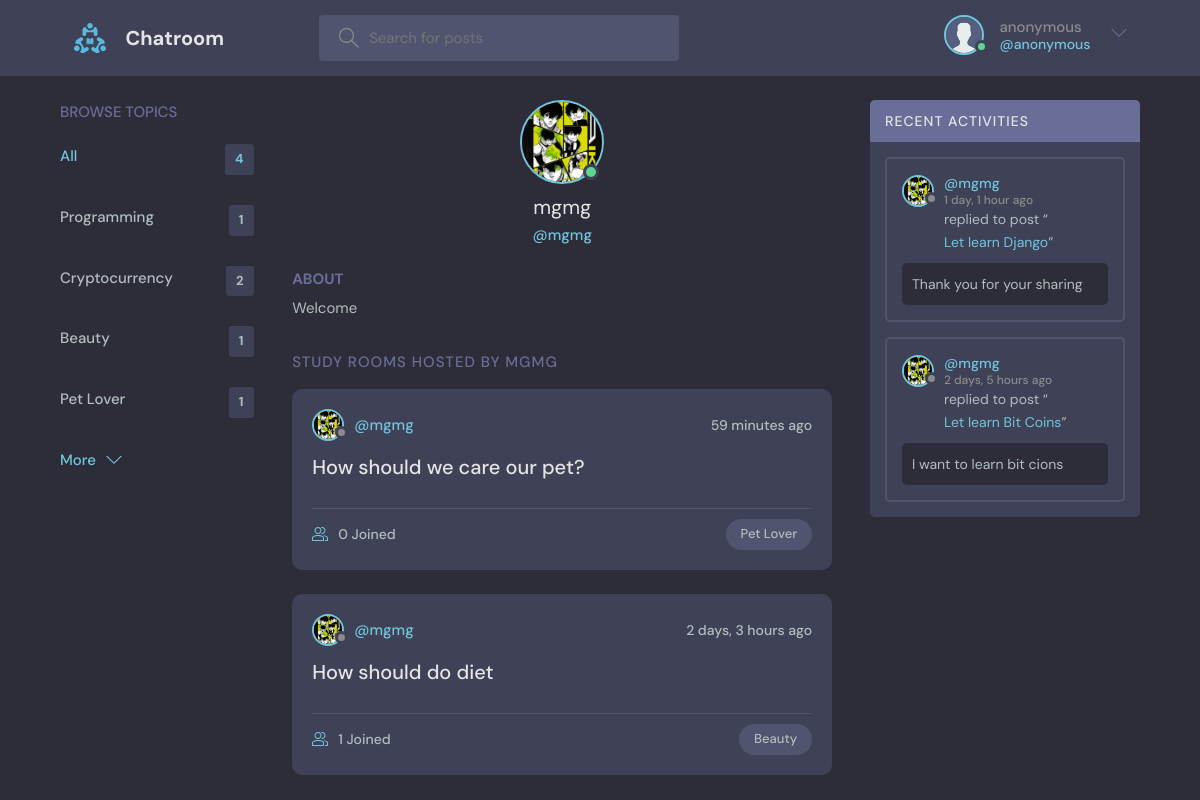
Page /userprofile/1 (signed in) on the committed database.
### chatroom/models.py (models this page shows, shortened)
class CustomUser(AbstractBaseUser, PermissionsMixin):
    email = models.EmailField(blank=True, default='', unique=True)
    name = models.CharField(max_length=250, blank=True,)
    user_bio = models.TextField(blank=True, null=True)
    user_profile = models.ImageField(upload_to="userprofile", null=True, default="userprofile/avatar.svg")
    is_active = models.BooleanField(default=True)
    is_superuser = models.BooleanField(default=True)
    is_staff = models.BooleanField(default=True)
    joined_date = models.DateTimeField(default=timezone.now)
    last_login = models.DateTimeField(blank=True, null=True)
    objects = CustomUserManager()
    USERNAME_FIELD = 'email'
    EMAIL_FIELD = 'email'
    REQUIRED_FIELDS = []
    class Meta:
        verbose_name = 'User'
        verbose_name_plural = 'Users'

class Topic(models.Model):
    name = models.CharField(max_length=300)

class Room(models.Model):
    host = models.ForeignKey(CustomUser, related_name='username', on_delete=models.SET_NULL, null=True)
    topic = models.ForeignKey(Topic, related_name='topicname',on_delete=models.SET_NULL, null=True)
    name = models.CharField(max_length=200)
    description = models.TextField(null=True, blank=True)
    members = models.ManyToManyField(settings.AUTH_USER_MODEL, related_name='members', blank=True)
    updated = models.DateTimeField(auto_now=True)
    created = models.DateTimeField(auto_now_add=True)
    class Meta:
        ordering = ['-updated', '-created']
    def __str__(self) -> str:
        return self.name

class Message(models.Model):
    user = models.ForeignKey(CustomUser, related_name='usermessage', on_delete=models.CASCADE)
    room = models.ForeignKey(Room, related_name='roommessage', on_delete=models.CASCADE)
    comment = models.TextField()
    updated = models.DateTimeField(auto_now=True)
    created = models.DateTimeField(auto_now_add=True)
    class Meta:
        ordering = ['-updated', '-created']

### chatroom/views.py (the view)
# urls.py: path('userprofile/<int:id>', views.UserProfile, name='userprofile'),
@login_required(login_url='login')
def UserProfile(request,id):
    user = CustomUser.objects.get(id=id)
    rooms = user.username.all()
    room_messages = user.usermessage.all()
    topics = Topic.objects.all()
    context = {
        'user' : user,
        'rooms' : rooms,
        'room_messages' : room_messages,
        'topics' : topics
    }
    return render(request, 'userprofile.html', context)

### chatroom/templates/userprofile.html
{% extends 'main.html' %}
{% block content %}
  <main class="profile-page layout layout--3">
    <div class="container">
      {% include 'topics_list.html' %}
      <div class="roomList">
        <div class="profile">
          <div class="profile__avatar">
            <div class="avatar avatar--large active">
              <img src="{{ user.user_profile.url }}" />
            </div>
          </div>
          {% if request.user == user %}
          <div class="profile__info">
            {% if request.user.name %}
            <h3>{{user.name}}</h3>
            <p>@{{user.name}}</p>
            {% else %}
            <h3>{{user.email}}</h3>
            <p>@{{user.email}}</p>
            {% endif %}
            <a href="{% url 'updateuser' request.user.id %}" class="btn btn--main btn--pill">Edit Profile</a>
          </div>
          {% else %}
          <div class="profile__info">
            {% if user.name %}
              <h3>{{user.name}}</h3>
              <p>@{{user.name}}</p>
            {% else %}
            <h3>anonymous</h3>
            <p>@anonymous</p>
            {% endif %}
          </div>
          {% endif %}
          {% if user.user_bio  %}
          <div class="profile__about">
            <h3>About</h3>
            <p>
                {{ user.user_bio}}
           </p>
          </div>
          {% endif %}
        </div>
        <div class="roomList__header">
          <div>
            <h2>Study Rooms Hosted by {{user.name}}</a>
            </h2>
          </div>
        </div>
        {% include 'room_list.html' %}
      </div>
      {% include 'activities_list.html' %}
    </div>
  </main>
{% endblock %}

### templates/header.html (shortened to what this page needs)
{% load static %}
<header class="header header--loggedIn">
    <div class="container">
        <a href="{% url 'home' %}" class="header__logo">
            <img src="{% static 'images/logo.svg' %}" />
            <h1>Chatroom</h1>
        </a>
        <form class="header__search" method="GET" action="{% url 'home' %}">
            <label>
                <input name="search" placeholder="Search for posts" />
            </label>
        </form>
        <nav class="header__menu">
            {% if request.user.is_authenticated %}
            <div class="header__user">
                <a href="{% url 'userprofile' request.user.id %}">
                    <div class="avatar avatar--medium active">
                        <img src="{{request.user.user_profile.url}}" />
                    </div>
                    <p>
                        {% if request.user.name %}
                            {{ request.user.name }} <span>@{{ request.user.name }}</span>
                        {% else %}
                            anonymous <span>@anonymous</span>
                        {% endif %}
                    </p>
                </a>
                <button class="dropdown-button">
                    <svg version="1.1" xmlns="http://www.w3.org/2000/svg" width="32" height="32" viewBox="0 0 32 32">
                        <title>chevron-down</title>
                        <path d="M16 21l-13-13h-3l16 16 16-16h-3l-13 13z"></path>
                    </svg>
                </button>
            </div>
            {% else %}
            <a href="{% url 'login' %}">
                <img src="{% static 'images/avatar.svg' %}" />
                <p>Login</p>
            </a>
            {% endif %}
        </nav>
    </div>
</header>

### chatroom/templates/topics_list.html
<div class="topics">
    <div class="topics__header">
      <h2>Browse Topics</h2>
    </div>
    <ul class="topics__list">
      <li>
        <a href="{% url 'home' %}" class="active">All <span>{{ topics.count }}</span></a>
      </li>
      {% for topic in topics %}
      <li>
        <a href="{% url 'home' %}?search={{topic.name}}"> {{ topic.name }} <span> {{ topic.topicname.all.count }} </span></a>
      </li>
      {% endfor %}
    </ul>
    <a class="btn btn--link" href="{% url 'topics' %}">
      More
      <svg version="1.1" xmlns="http://www.w3.org/2000/svg" width="32" height="32" viewBox="0 0 32 32">
        <title>chevron-down</title>
        <path d="M16 21l-13-13h-3l16 16 16-16h-3l-13 13z"></path>
      </svg>
    </a>
  </div>

### chatroom/templates/room_list.html (shortened to what this page needs)
{% for room in rooms %}
<div class="roomListRoom">
    <div class="roomListRoom__header">
      <a href="{% url 'userprofile' room.host.id %}" class="roomListRoom__author">
        <div class="avatar avatar--small">
          <img src="{{room.host.user_profile.url}}" />
        </div>
        {% if room.host.name %}
            <span>@{{room.host.name}}</span>
        {% else %}
            <span>@anonymous</span>
        {% endif %}
      </a>
      <div class="roomListRoom__actions">
        <span>{{room.created|timesince}} ago</span>
      </div>
    </div>
    <div class="roomListRoom__content">
      <a href="{% url 'room' room.id %}">{{room.name}}</a>
    </div>
    <div class="roomListRoom__meta">
      <a href="{% url 'room' room.id %}" class="roomListRoom__joined">
        {{room.members.all.count}} Joined
      </a>
      <p class="roomListRoom__topic">{{room.topic.name}}</p>
    </div>
  </div>
{% endfor %}

### chatroom/templates/activities_list.html (shortened to what this page needs)
<div class="activities">
    <div class="activities__header">
    <h2>Recent Activities</h2>
    </div>
    {% for message in room_messages %}
    <div class="activities__box">
      <div class="activities__boxHeader roomListRoom__header">
        <a href="{% url 'userprofile' message.user.id %}" class="roomListRoom__author">
          <div class="avatar avatar--small">
            <img src="{{ message.user.user_profile.url}}" />
          </div>
          <p>
            {% if message.user.name %}
              @{{ message.user.name }}
            {% else %}
              @anonymous
            {% endif %}
            <span>{{ message.created|timesince }} ago</span>
          </p>
        </a>
      </div>
      <div class="activities__boxContent">
        <p>replied to post “<a href="{% url 'room' message.room.id %}">{{message.room}}</a>”</p>
        <div class="activities__boxRoomContent">
          {{ message.comment|truncatewords:9}}
        </div>
      </div>
    </div>
    {% endfor %}
  </div>

### rows in the picture
CustomUser: user.user_profile (placeholder picture)
Topic: name "Programming", topicname.all.count "1"
Topic: name "Cryptocurrency", topicname.all.count "2"
Topic: name "Beauty", topicname.all.count "1"
Topic: name "Pet Lover", topicname.all.count "1"
CustomUser: user_profile (picture), name "mgmg", user_bio "Welcome", name "MGMG"
Room: host.user_profile (picture), host.name "mgmg", created "59 minutes", name "How should we care our pet?", members.all.count "0", topic.name "Pet Lover"
Room: host.user_profile (picture), host.name "mgmg", created "2 days, 3 hours", name "How should do diet", members.all.count "1", topic.name "Beauty"
Message: user.user_profile (picture), user.name "mgmg", created "1 day, 1 hour", room "Let learn Django", comment "Thank you for your sharing"
Message: user.user_profile (picture), user.name "mgmg", created "2 days, 5 hours", room "Let learn Bit Coins", comment "I want to learn bit cions"

### other values in the picture
{{ topics.count }} "4"
